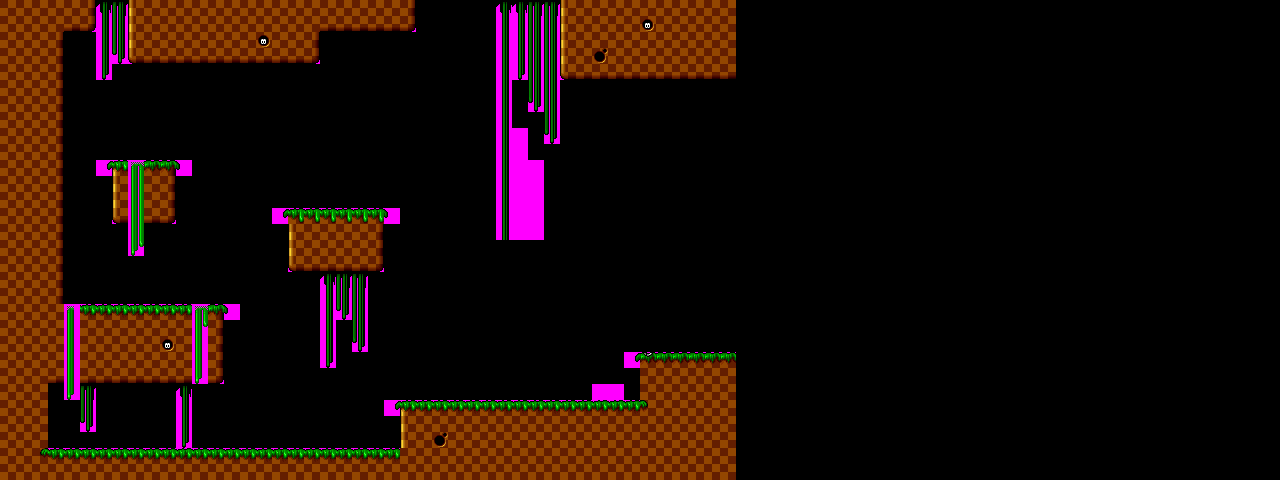

This is a level from a 2D game, rendered from its Tiled map with the project's own tilesets. A one-line summary and the map file follow, with tile-layer data summarised:
An orthogonal 80x30 tile map with 16x16 px tiles, 2 tile layers (background, foreground).

<map version="1.0" orientation="orthogonal" width="80" height="30" tilewidth="16" tileheight="16">
 <tileset firstgid="1" name="area01_level_tiles" tilewidth="16" tileheight="16">
  <image source="gfxlib-fuzed/Backgrounds/lev01_checkers/area01_tileset/area01_level_tiles.png" trans="ff00ff" width="320" height="200" />
 </tileset>
 <layer name="background" width="80" height="30">
  <data>[2400 cells, 365 non-empty, 24 distinct tile ids]</data>
 </layer>
 <layer name="foreground" width="80" height="30">
  <data>[2400 cells, 234 non-empty, 24 distinct tile ids]</data>
 </layer>
</map>